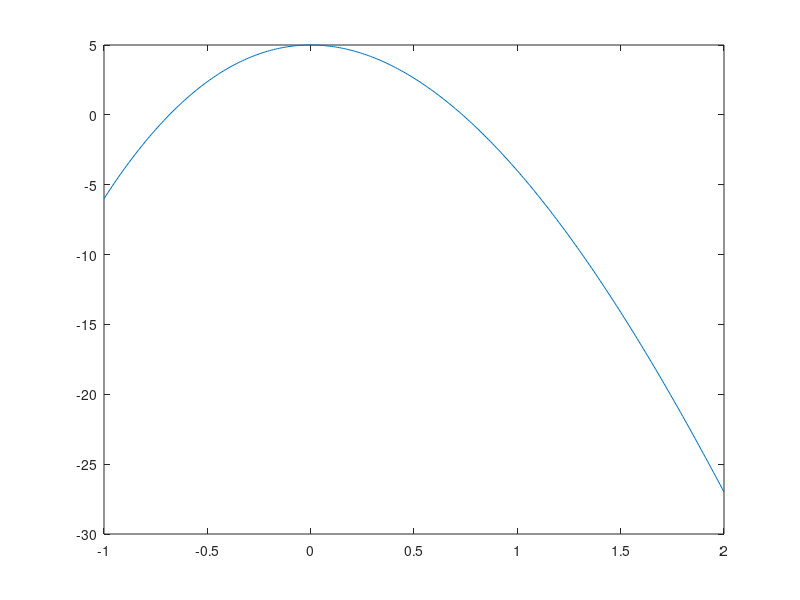

Recreate this plot in MATLAB.
%% Half Interval Method
%% 이름 : 황찬준, 학번 : 201729183
clc; clear; close all;

f = @(x) x.^3 - 10*x.^2 + 5;

plot(-1:0.01:2, f(-1:0.01:2))

%%

x = [0.6, 0.8];
ep = 1e-5;

if f(x(1))*f(x(2)) > 0
    disp('wrong!');
elseif f(x(1)) < 0
    xL = x(1);
    xR = x(2);
    
else
    xL = x(2);
    xR = x(1);
end

%% Regular Falsi Method

for n =1:100
    
    xm = (xL + xR)/2;
    
    if f(xm) < 0
        xL = xm;
    else
        xR = xm;
    end
    
    if abs(f(xm)) < ep
        [xm,n]
        break;
    end
    
end
%%

for n = 1:1000
    
    xm = (xL*f(xR) - xR*f(xL))/(f(xR) - f(xL));
    
    if f(xm) < 0
        xL = xm;
    else
        xR = xm;
    end
    

    if abs(f(xm)) < ep
        [xm,n]
        break;
    end
end
%% Newton Raphson Method
%% 이름 : 황찬준, 학번 : 201729183
clc; clear; close all;

f = @(x) x.^3 - 10*x.^2 + 5;
fx = @(x) 3*x.^2 - 20*x;

plot(-1:0.01:2, f(-1:0.01:2))

%%

x = 0.6;
ep = 1e-5;

if f(x) == 0
    disp('solution is the initial x')
end

for n = 1:1000
    
    x = x - f(x)/fx(x);
    
    if abs(f(x)) < ep
        [x,n]
        break;
    end
end